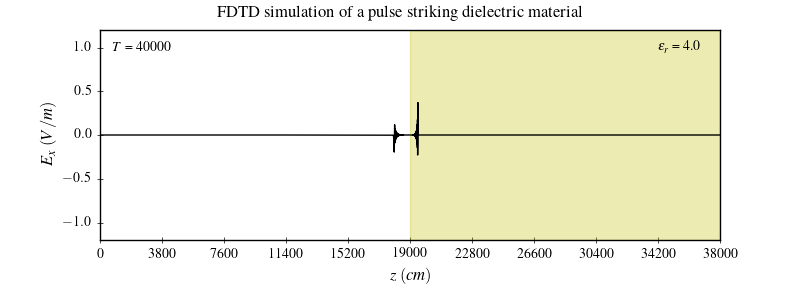

Recreate this plot in Julia.
#!/usr/bin/env julia
# File: test_1_3.jl
# Name: D.Saravanan
# Date: 25/02/2025

""" Simulation of a pulse hitting a dielectric medium """

import PyPlot as plt
using Printf

plt.matplotlib.style.use("classic")
plt.matplotlib.style.use("../pyplot.mplstyle")


function visualize(ns::Int, nx::Int, epsr::Float32, cb::Array{Float32}, ex::Array{Float32})::Nothing
    fig, ax = plt.subplots(figsize=(8,3), gridspec_kw=Dict("hspace"=>0.2))
    fig.suptitle("FDTD simulation of a pulse striking dielectric material")
    medium = epsr > 1 ? findall(x->x!=0,0.5./cb.-1) : 0.5./cb.-1
    ax.plot(0:nx-1, ex, color="k", linewidth=1.0)
    ax.axvspan(medium[1], medium[end], color="y", alpha=0.3)
    ax.set(xlim=(0, nx-1), ylim=(-1.2, 1.2))
    ax.set(xticks=0:Int(ceil(nx/500)*50):nx)
    ax.set(xlabel="\$z\\;(cm)\$", ylabel="\$E_x\\;(V/m)\$")
    ax.text(0.02, 0.90, "\$T\$ = $ns", transform=ax.transAxes)
    ax.text(0.90, 0.90, "\$\\epsilon_r\$ = $epsr", transform=ax.transAxes)
    plt.subplots_adjust(bottom=0.2, hspace=0.45)
    plt.savefig("test_1_3.png", dpi=100)
end


function gaussian(t::Int32, t0::Int, sigma::Float32)::Float32
    return exp(-0.5*((t - t0)/sigma)^2)
end


function dielectric(nx::Int, epsr::Float32)::Array{Float32}
    cb = 0.5f0 .+ zeros(Float32, nx)
    cb[nx÷2+1:nx] .= 0.5/epsr
    return cb
end


function main()

    nx::Int = 38000  # number of grid points
    ns::Int = 40000  # number of time steps

    ex = zeros(Float32, nx)
    hy = zeros(Float32, nx)

    bc = zeros(Float32, 4)

    epsr::Float32 = 4.0  # relative permittivity
    cb::Array{Float32} = dielectric(nx, epsr)

    stime = time_ns()

    for t in Int32.(1:ns)
        # calculate the Ex field
        @views ex[2:nx] .+= cb[2:nx] .* (hy[1:nx-1] .- hy[2:nx])
        # put a Gaussian pulse in the middle
        ex[2] += gaussian(t, 40, 12.f0)
        # absorbing boundary conditions
        ex[1], bc[1], bc[2] = bc[1], bc[2], ex[2]
        ex[nx], bc[4], bc[3] = bc[4], bc[3], ex[nx-1]
        # calculate the Hy field
        @views hy[1:nx-1] .+= 0.5 .* (ex[1:nx-1] .- ex[2:nx])
    end

    ntime = time_ns()
    @printf("Total compute time on CPU: %.3f s\n", (ntime - stime)/1e9)

    println(ex[1:50])
    visualize(ns, nx, epsr, cb, ex)
end


if abspath(PROGRAM_FILE) == @__FILE__
    main()
end
